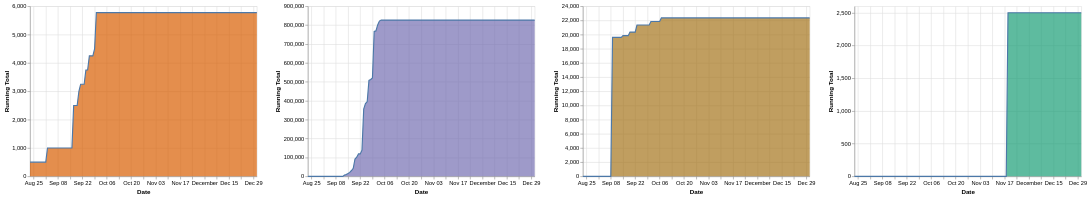

Write notebook code for a chart like this one.
### Code cell
pf_chart = alt.Chart(pfluger).mark_area(
    color='#7570B3',
    line=True
).encode(
    x='Date:T',
    y='Running Total'
)
h_chart = alt.Chart(hogg).mark_area(
    color='#D95F02',
    line=True
).encode(
    x='Date:T',
    y='Running Total'
)
br_chart = alt.Chart(breyman).mark_area(
    color='#1B9E77',
    line=True
).encode(
    x='Date:T',
    y='Running Total'
)
ba_chart = alt.Chart(bartlett).mark_area(
    color='#A6761D',
    line=True
).encode(
    x='Date:T',
    y='Running Total'
)

alt.hconcat(h_chart, pf_chart, ba_chart, br_chart)

### Figure 1 — Vega-Lite specification as saved in the notebook (floating-point values rounded to 4 significant figures; data arrays with more than 128 entries replaced by an {"elided": "..."} marker saying what was removed)
{"$schema": "https://vega.github.io/schema/vega-lite/v3.4.0.json", "config": {"mark": {"tooltip": null}, "view": {"height": 300, "width": 400}}, "datasets": {"data-098ca49b3a21296afd21491ac50fae08": {"elided": "131 records"}, "data-2748cc6c057f92399c4eee9718675d51": {"elided": "131 records"}, "data-300f290ad542ee2ecd1ad5c4736a9cb1": {"elided": "131 records"}, "data-e19e891cf24485b8ad38ceafea08df55": {"elided": "131 records"}}, "hconcat": [{"data": {"name": "data-e19e891cf24485b8ad38ceafea08df55"}, "encoding": {"x": {"field": "Date", "type": "temporal"}, "y": {"field": "Running Total", "type": "quantitative"}}, "mark": {"color": "#D95F02", "line": true, "type": "area"}}, {"data": {"name": "data-098ca49b3a21296afd21491ac50fae08"}, "encoding": {"x": {"field": "Date", "type": "temporal"}, "y": {"field": "Running Total", "type": "quantitative"}}, "mark": {"color": "#7570B3", "line": true, "type": "area"}}, {"data": {"name": "data-300f290ad542ee2ecd1ad5c4736a9cb1"}, "encoding": {"x": {"field": "Date", "type": "temporal"}, "y": {"field": "Running Total", "type": "quantitative"}}, "mark": {"color": "#A6761D", "line": true, "type": "area"}}, {"data": {"name": "data-2748cc6c057f92399c4eee9718675d51"}, "encoding": {"x": {"field": "Date", "type": "temporal"}, "y": {"field": "Running Total", "type": "quantitative"}}, "mark": {"color": "#1B9E77", "line": true, "type": "area"}}]}
